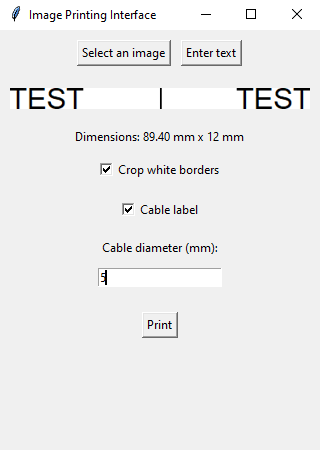
#> input picture gui.png, 320 x 450 px; its folder holds only this picture in this run
$ python -i gui.py   (imports and definitions only)
#> lines starting #> are read from the running program, lines starting #| are printed output that depends on the picture
#> further down, picture is the input picture: PIL image 320x450 RGB; mean R, G, B 236.4, 236.3, 236.4
import tkinter as tk
import argparse
from tkinter import filedialog
from PIL import Image, ImageTk, ImageDraw, ImageFont, ImageChops
import subprocess
import threading
import tempfile

import os
# [1 line not run here, left out]

# Define the printer Bluetooth address
address = "AA:BB:CC:DD:EE:FF"

parser = argparse.ArgumentParser(description='Print image or text on a DYMO LetraTag 200B')
# [2 lines not run here, left out]

# [26 lines left out: function text_to_image, not called in this run]

def crop_white_borders(img):
    if img.mode == 'RGBA':
        img_rgb = img.convert('RGB')
    else:
        img_rgb = img
    img_gray = img_rgb.convert('L')
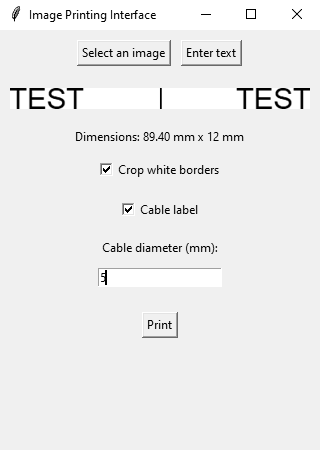
#> img_gray: PIL image 320x450 L; min 0, max 255, mean 236.4
    bg_gray = Image.new('L', img.size, 255)
#> bg_gray: PIL image 320x450 L; every value is 255
    diff = ImageChops.difference(img_gray, bg_gray)
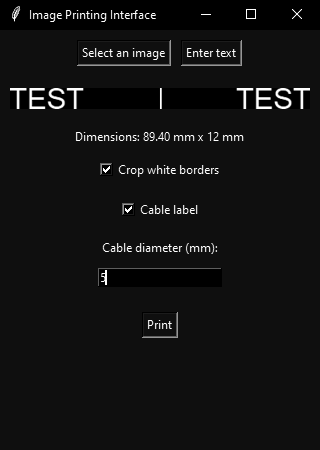
#> diff: PIL image 320x450 L; min 0, max 255, mean 18.6
    diff = ImageChops.add(diff, diff, 2.0, -100)
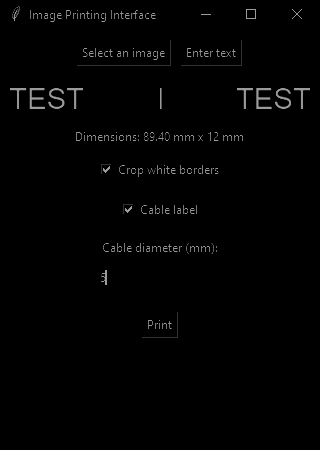
#> diff: PIL image 320x450 L; min 0, max 155, mean 2.6
    bbox = diff.getbbox()
#> bbox = (10, 6, 310, 338)

    if bbox:
        # Adjust bbox to keep one extra pixel on top and bottom
        left, top, right, bottom = bbox
#> left = 10; top = 6; right = 310; bottom = 338
        top = max(0, top - 1)
#> top = 5
        bottom = min(img.height, bottom + 1)
#> bottom = 339
        return img.crop((left, top, right, bottom))
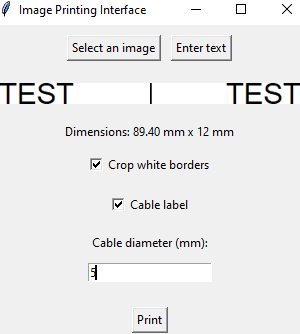
#> returned value: PIL image 300x334 RGB; mean R, G, B 234.5, 234.4, 234.6
    return img

# [214 lines left out: functions update_image_display, open_file, enter_text, toggle_cable_options, lock_interface, unlock_interface and 5 more, not called in this run]

# Create the main window
# [2 lines not run here, left out]

# Create and place widgets
# Frame for file selection buttons
# [1 line that did not run here, left out]
# [1 line not run here, left out]

# [1 line that did not run here, left out]
# [1 line not run here, left out]

# [1 line that did not run here, left out]
# [1 line not run here, left out]

# [1 line that did not run here, left out]
# [1 line not run here, left out]

# [1 line that did not run here, left out]
# [1 line not run here, left out]

# Crop white borders option
crop_var = tk.BooleanVar()
# [1 line that did not run here, left out]
# [1 line not run here, left out]

# Cable label option
cable_var = tk.BooleanVar()
# [1 line that did not run here, left out]
# [1 line not run here, left out]

# Cable diameter fields (hidden by default)
# [1 line that did not run here, left out]
# [1 line that did not run here, left out]
# [1 line not run here, left out]

# Loading indicator (hidden by default)
loading_var = tk.BooleanVar(value=False)
# [1 line that did not run here, left out]

# Message label (hidden by default)
# [1 line that did not run here, left out]

# [1 line that did not run here, left out]
# [7 lines not run here, left out]


>>> from PIL import Image
>>> picture = Image.open('gui.png')
>>> result = crop_white_borders(picture)
